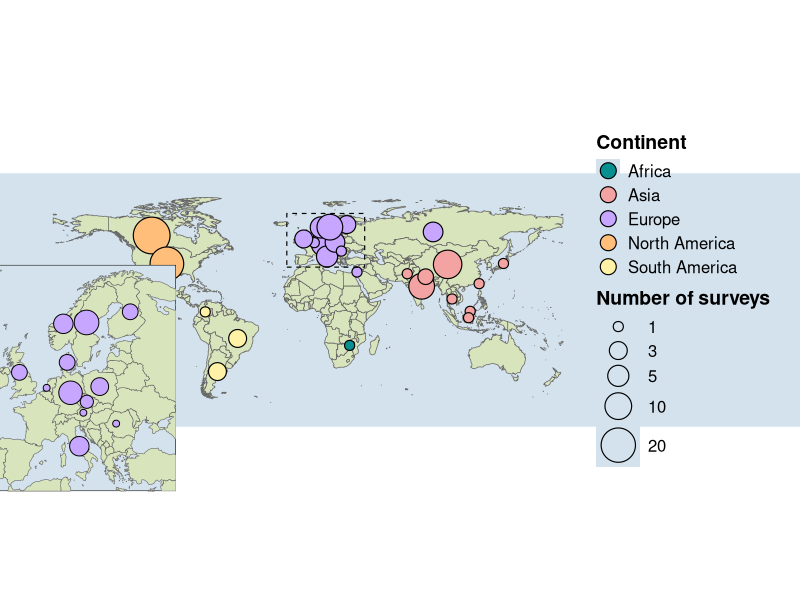
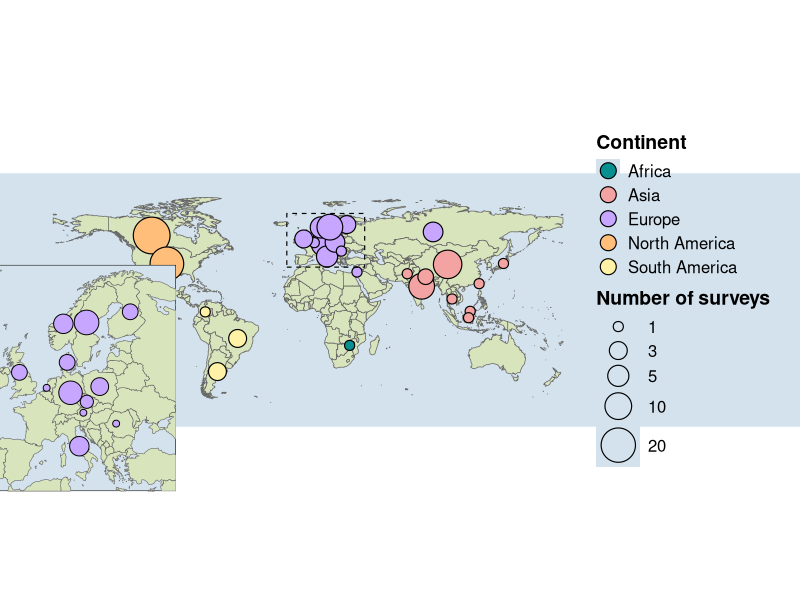

Source code (R) for these figures, in order:
# ============================================================
# Figure: Global distribution of field studies
# Cantalapiedra Mateo et al. (2026, submitted)
# Author:Victoria Cantalapiedra Mateo      Licence: MIT (see Figure_code/LICENSE_MIT)
#
# Description:
# Generates a world map showing the geographical distribution
# of field surveys included in the systematic review.
#
# Data:
# Survey data are embedded directly in this script.
# Geographical boundaries are retrieved using rnaturalearth.
# Points show the number of surveys per country and are not exact study locations
#
# Output:
# All_studies_map_with_inset.png
#
# ============================================================

# Install required packages (run once if needed)
#install.packages(c(
# "tidyverse",
# "sf",
# "rnaturalearth",
# "rnaturalearthdata",
# "cowplot",
# "lwgeom"
# ))

# =========================
# LIBRARIES
# =========================
library(tidyverse)
library(sf)
library(rnaturalearth)
library(cowplot)
library(lwgeom)

sf_use_s2(FALSE)

# =========================
# DATA
# =========================
survey_data <- tibble(
  country = c(
    "Taiwan","China","Indonesia","Pakistan","Nepal","India","Japan","Brunei","Thailand",
    "Sweden","Finland","Russia","Czechia","Austria","Poland","Denmark","Norway",
    "Romania","United Kingdom","Germany","Italy","Israel","Netherlands",
    "Canada","United States of America",
    "Argentina","Brazil","Colombia",
    "Zimbabwe"
  ),
  continent = c(
    rep("Asia",9),
    rep("Europe",14),
    rep("North America",2),
    rep("South America",3),
    "Africa"
  ),
  surveys = c(
    1,12,1,1,2,9,1,1,1,
    9,3,4,2,1,4,3,5,
    1,3,8,5,1,1,
    24,19,
    3,3,1,
    1
  )
)

# =========================
# WORLD MAP (REMOVE PROBLEM AREAS)
# =========================
world <- ne_countries(scale = "medium", returnclass = "sf") %>%
  filter(!name %in% c("Antarctica","Greenland"))

# =========================
# JOIN
# =========================
survey_map <- world %>%
  inner_join(survey_data, by = c("name" = "country"))

# =========================
# FIX MULTIPOLYGONS
# =========================
survey_geom <- survey_map %>%
  st_cast("MULTIPOLYGON")

# keep largest polygon per country
largest_geom <- survey_geom %>%
  mutate(area = st_area(geometry)) %>%
  group_by(name) %>%
  slice_max(area, n = 1) %>%
  ungroup() %>%
  select(name, geometry)

# re-attach attributes CLEANLY
survey_map_clean <- largest_geom %>%
  left_join(survey_data, by = c("name" = "country"))

# =========================
# CENTROIDS
# =========================
centroids <- st_point_on_surface(survey_map_clean)

coords <- st_coordinates(centroids)

survey_points <- survey_map_clean %>%
  st_drop_geometry() %>%
  bind_cols(as.data.frame(coords)) %>%
  rename(lon = X, lat = Y)

# =========================
# HARD FIX FOR PROBLEM COUNTRIES
# =========================
survey_points <- survey_points %>%
  mutate(
    lon = case_when(
      name == "Norway" ~ 10.0,     # mainland Norway
      name == "Japan" ~ 138.0,     # central Honshu
      TRUE ~ lon
    ),
    lat = case_when(
      name == "Norway" ~ 62.0,
      name == "Japan" ~ 37.5,
      TRUE ~ lat
    )
  )

# =========================
# LIGHT EUROPE JITTER
# =========================
set.seed(42)

survey_points <- survey_points %>%
  mutate(
    lon = ifelse(continent == "Europe", lon + rnorm(n(), 0, 0.4), lon),
    lat = ifelse(continent == "Europe", lat + rnorm(n(), 0, 0.25), lat)
  )

# =========================
# MICRO ADJUSTMENTS
# =========================
survey_points <- survey_points %>%
  mutate(
    lon = case_when(
      name == "United Kingdom" ~ lon - 1,
      name == "Italy" ~ lon + 0.8,
      TRUE ~ lon
    )
  )

# =========================
# COLORS
# =========================
continent_cols <- c(
  "Asia" = "#F4A3A3",
  "Europe" = "#C7A6FF",
  "North America" = "#FFBE7A",
  "South America" = "#FFF2A6",
  "Africa" = "#088F8F"
)

# =========================
# FINAL MAP
# =========================
map_plot <- ggplot() +
  
  theme_void() +
  
  theme(
    panel.background = element_rect(fill = "#D3E2ED", colour = NA),
    plot.background = element_rect(fill = "#D3E2ED", colour = NA),
    plot.margin = margin(10, 20, 10, 20),
    
    legend.position = "right",
    legend.title = element_text(size = 14, face = "bold"),
    legend.text = element_text(size = 12),
    legend.key = element_rect(fill = "#D3E2ED", colour = NA)
  ) +
  
  # LAND
  geom_sf(
    data = world,
    fill = "#D8E4BC",
    color = "grey40",
    linewidth = 0.25
  ) +
  
  # POINTS
  geom_point(
    data = survey_points,
    aes(x = lon, y = lat,
        size = surveys,
        fill = continent),
    shape = 21,
    colour = "black",
    stroke = 0.6
  ) +
  
  scale_fill_manual(values = continent_cols, name = "Continent") +
  
  guides(
    fill = guide_legend(
      override.aes = list(size = 5)
    ),
    size = guide_legend()
  )+
  
  scale_size_continuous(
    range = c(3, 12),
    breaks = c(1,3,5,10,20),
    name = "Number of surveys"
  ) +
  
  coord_sf(
    ylim = c(-60, 90),
    expand = FALSE
  )

# =========================
# EUROPE BOUNDING BOX (for map highlight)
# =========================
europe_bbox <- st_bbox(c(
  xmin = -15, xmax = 40,
  ymin = 35, ymax = 72
), crs = st_crs(world))

europe_box_sf <- st_as_sfc(europe_bbox)

# =========================
# CROP DATA FOR INSET
# =========================
world_europe <- st_crop(world, europe_bbox)

points_europe <- survey_points %>%
  filter(continent == "Europe")

# =========================
# EUROPE INSET (CLEAN STYLE)
# =========================
europe_inset <- ggplot() +
  
  theme_void() +
  
  theme(
    panel.background = element_rect(fill = "#D3E2ED", colour = "black", linewidth = 0.4),
    plot.background = element_rect(fill = "#D3E2ED", colour = NA)
  ) +
  
  geom_sf(
    data = world_europe,
    fill = "#D8E4BC",
    color = "grey40",
    linewidth = 0.2
  ) +
  
  geom_point(
    data = points_europe,
    aes(x = lon, y = lat,
        size = surveys,
        fill = continent),
    shape = 21,
    colour = "black",
    stroke = 0.5
  ) +
  
  scale_fill_manual(values = continent_cols) +
  scale_size(range = c(2, 8)) +
  
  coord_sf(
    xlim = c(-15, 40),
    ylim = c(35, 72),
    expand = FALSE
  ) +
  
  guides(size = "none", fill = "none")

# =========================
# ADD BOX TO MAIN MAP
# =========================
map_with_box <- map_plot +
  geom_sf(
    data = europe_box_sf,
    fill = NA,
    colour = "black",
    linewidth = 0.4,
    linetype = "dashed"
  )

# =========================
# COMBINE (LEFT-SIDE INSET)
# =========================
final_plot <- ggdraw() +
  draw_plot(map_with_box) +
  draw_plot(
    europe_inset,
    x = -0.03, 
    y = 0.16,   
    width = 0.25,
    height = 0.42
  )

final_plot

# =========================
# EXPORT FIGURE
# =========================

ggsave(
  filename = "All_studies_map_with_inset.png",
  plot = final_plot,
  width = 12,
  height = 6,
  units = "in",
  dpi = 300,
  bg = "#D3E2ED"
)
